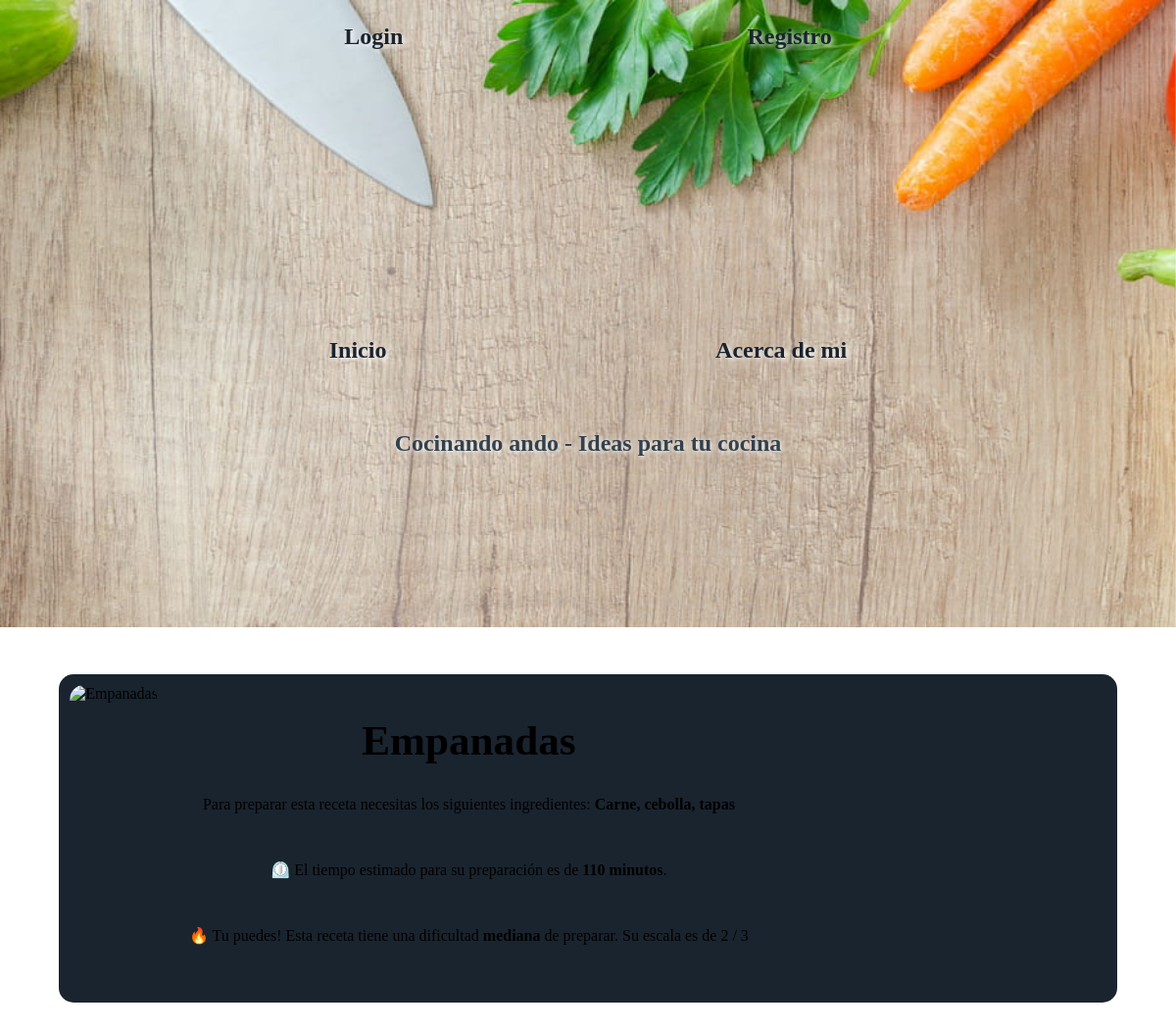
The app's page /detalle-receta/24 with its own data.
### aplicacion/models.py (models this page shows, shortened)
class Receta(models.Model):
    nombre = models.CharField(max_length=50)
    ingredientes = models.CharField(max_length=200)
    tiempo = models.IntegerField()
    DIFICULTAD = (
        (1, "Fácil"),
        (2, "Media"),
        (3, "Difícil"),
    )
    dificultad = models.IntegerField(choices=DIFICULTAD)
    imagen_url = models.CharField(max_length=2000)

### aplicacion/views.py (the view)
# urls.py: path("detalle-receta/<int:pk>", RecetaDetail.as_view(), name="detail_receta"),
class RecetaDetail(DetailView):
    model = Receta
    template_name = "aplicacion/recetas/detalle_receta.html"

### aplicacion/templates/aplicacion/recetas/detalle_receta.html (shortened to what this page needs)
{% extends "aplicacion/index.html" %}
{% block content %}
<section class="description-section">
  <article>
    <div style="display: flex">
      <img src="{{object.imagen_url}}" alt="{{object.nombre}}" class="img-desc">
    </div>
    <div class="info">
      <h2>{{object.nombre}}</h2>
      <p>Para preparar esta receta necesitas los siguientes ingredientes: <b>{{object.ingredientes}}</b></p>
      <p>⏲️ El tiempo estimado para su preparación es de <b>{{object.tiempo}} minutos</b>.</p>
      {% if object.dificultad == 3 %}
      <p>⚠️Atento! Esta receta es <b> difícil</b> de preparar. Su escala es de 3 / 3</p>
      {% elif object.dificultad == 2 %}
      <p>🔥 Tu puedes! Esta receta tiene una dificultad <b>mediana</b> de preparar. Su escala es de 2 / 3</p>
      {% else %}
      <p>✅ A divertirse! Esta receta es <b>fácil</b> de preparar.</p>
      {% endif %}
    </div>
  </article>
</section>
{% endblock %}

### aplicacion/static/aplicacion/css/styles.css (style rules this page uses)
* { box-sizing: border-box; }
body { margin: 0; padding: 0; max-width: 100%; }
h2 { margin: 2em 0; }
h1, h2 { text-align: center; }
article { min-height: 300px; width: 70%; margin: 0 auto; padding: 1em; border-radius: 5px; background-color: rgb(26, 36, 47); }
.description-section h2 { font-size: 2.7em; margin: 0; }
.description-section .info { display: flex; flex-direction: column; align-items: center; gap: 1em; margin: 2em 0; }
.img-desc { max-width: 100%; height: auto; border-radius: 15px; object-fit: cover; }
.description-section article { width: 90%; display: flex; padding: .7em; margin: 3em auto; border-radius: 15px; gap: 2em; }

### records on screen
Receta: nombre "Empanadas", ingredientes "Carne, cebolla, tapas", tiempo "110"
